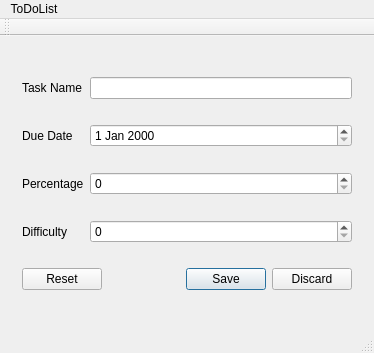
<?xml version="1.0" encoding="UTF-8"?>
<ui version="4.0">
 <class>MainWindow</class>
 <widget class="QMainWindow" name="MainWindow">
  <property name="geometry">
   <rect>
    <x>0</x>
    <y>0</y>
    <width>374</width>
    <height>353</height>
   </rect>
  </property>
  <property name="windowTitle">
   <string>MainWindow</string>
  </property>
  <widget class="QWidget" name="centralWidget">
   <layout class="QGridLayout" name="gridLayout">
    <item row="0" column="0">
     <widget class="QStackedWidget" name="stackedWidget">
      <property name="currentIndex">
       <number>1</number>
      </property>
      <widget class="QWidget" name="listPage">
       <layout class="QGridLayout" name="gridLayout_2">
        <item row="0" column="0">
         <widget class="QListWidget" name="listWidget"/>
        </item>
       </layout>
      </widget>
      <widget class="QWidget" name="detailpage">
       <layout class="QGridLayout" name="gridLayout_3">
        <item row="0" column="0">
         <widget class="QLabel" name="label_2">
          <property name="text">
           <string>Task Name</string>
          </property>
         </widget>
        </item>
        <item row="0" column="1">
         <widget class="QLineEdit" name="nameEdit"/>
        </item>
        <item row="1" column="0">
         <widget class="QLabel" name="label">
          <property name="text">
           <string>Due Date</string>
          </property>
         </widget>
        </item>
        <item row="1" column="1">
         <widget class="QDateEdit" name="dateEdit">
          <property name="inputMethodHints">
           <set>Qt::ImhPreferNumbers</set>
          </property>
         </widget>
        </item>
        <item row="2" column="0">
         <widget class="QLabel" name="label_3">
          <property name="text">
           <string>Percentage</string>
          </property>
         </widget>
        </item>
        <item row="2" column="1">
         <widget class="QSpinBox" name="percentEdit">
          <property name="maximum">
           <number>100</number>
          </property>
          <property name="singleStep">
           <number>10</number>
          </property>
         </widget>
        </item>
        <item row="3" column="0">
         <widget class="QLabel" name="label_4">
          <property name="text">
           <string>Difficulty</string>
          </property>
         </widget>
        </item>
        <item row="3" column="1">
         <widget class="QSpinBox" name="diffEdit">
          <property name="maximum">
           <number>11</number>
          </property>
         </widget>
        </item>
        <item row="4" column="0" colspan="2">
         <widget class="QDialogButtonBox" name="actionButton">
          <property name="standardButtons">
           <set>QDialogButtonBox::Discard|QDialogButtonBox::Reset|QDialogButtonBox::Save</set>
          </property>
         </widget>
        </item>
       </layout>
      </widget>
     </widget>
    </item>
   </layout>
  </widget>
  <widget class="QMenuBar" name="menuBar">
   <property name="geometry">
    <rect>
     <x>0</x>
     <y>0</y>
     <width>374</width>
     <height>22</height>
    </rect>
   </property>
   <widget class="QMenu" name="menuToDoList">
    <property name="title">
     <string>ToDoList</string>
    </property>
    <addaction name="actionAdd"/>
    <addaction name="actionEdit"/>
    <addaction name="actionComplete_Remove"/>
   </widget>
   <addaction name="menuToDoList"/>
  </widget>
  <widget class="QToolBar" name="mainToolBar">
   <attribute name="toolBarArea">
    <enum>TopToolBarArea</enum>
   </attribute>
   <attribute name="toolBarBreak">
    <bool>false</bool>
   </attribute>
  </widget>
  <widget class="QStatusBar" name="statusBar"/>
  <action name="actionAdd">
   <property name="text">
    <string>Add</string>
   </property>
  </action>
  <action name="actionEdit">
   <property name="text">
    <string>Edit</string>
   </property>
  </action>
  <action name="actionComplete_Remove">
   <property name="text">
    <string>Complete/Remove</string>
   </property>
  </action>
 </widget>
 <layoutdefault spacing="6" margin="11"/>
 <resources/>
 <connections/>
</ui>
